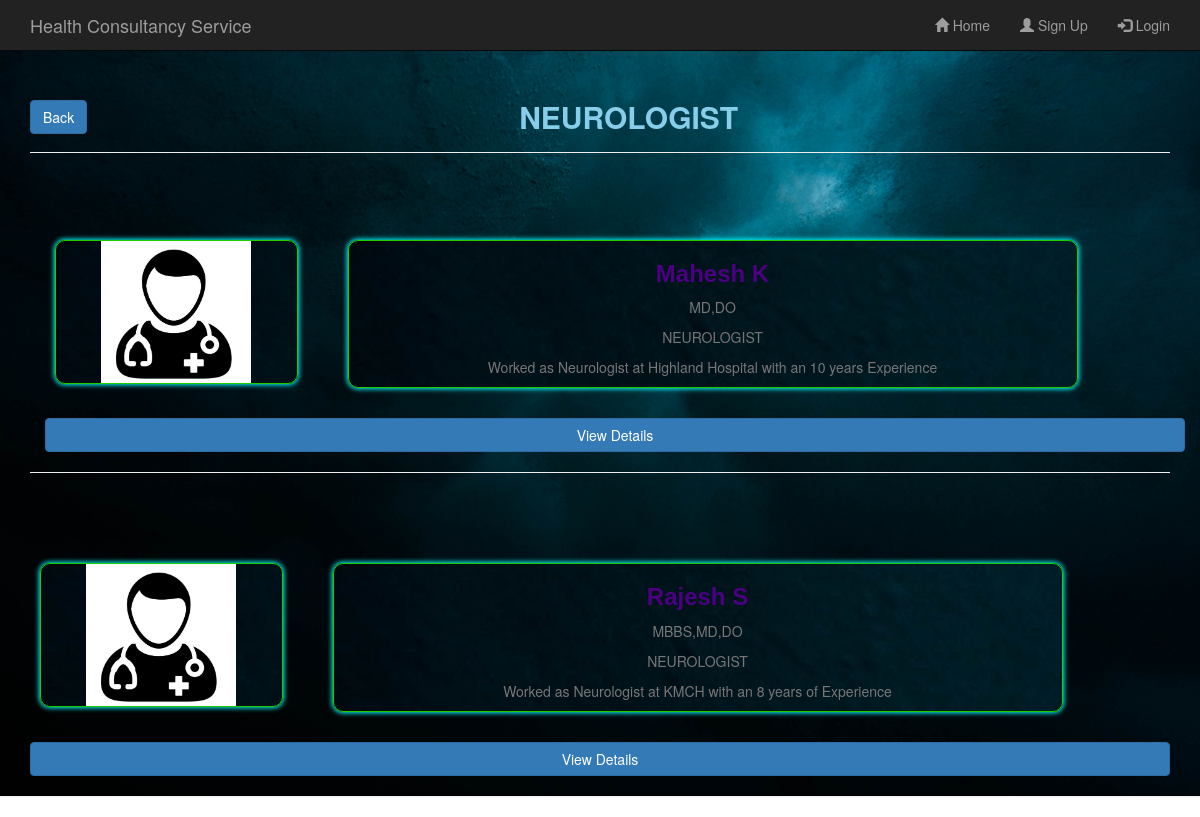
The app's page /user/special_doc_list.php?id=NEUROLOGIST with its own data.
### tables this page shows
CREATE TABLE IF NOT EXISTS `doctor` (
  `d_id` int(100) NOT NULL AUTO_INCREMENT,
  `d_name` varchar(255) NOT NULL,
  `d_special` varchar(255) NOT NULL,
  `d_quali` varchar(255) NOT NULL,
  `d_experience` varchar(255) NOT NULL,
  `d_age` int(200) NOT NULL,
  `d_gender` varchar(255) NOT NULL,
  `d_contact` bigint(255) NOT NULL,
  `d_email` varchar(255) NOT NULL,
  `d_password` varchar(255) NOT NULL,
  `d_city` varchar(255) NOT NULL,
  `d_address` varchar(255) NOT NULL,
  `d_created_at` DATETIME DEFAULT CURRENT_TIMESTAMP,
  `d_updated_at` TIMESTAMP DEFAULT CURRENT_TIMESTAMP ON UPDATE CURRENT_TIMESTAMP,
  PRIMARY KEY (`d_id`)
);

### user/special_doc_list.php (the view, shortened to what this page needs)
<!DOCTYPE html>
<html>
  <head>
    <link rel="stylesheet" type="text/css" href="../bootstrap/css/bootstrap.min.css">
    <link type="text/css" rel="stylesheet" href="../style.css?v=<?php echo time(); ?>">
  </head>
  <body>
    <div class="image_home">
      <?php
        include 'header.php';
      ?>
      <?php
        $id=$_GET['id'];
        $userid=$_GET['userid'];
      ?>
      <div class="container">
        <div class="page-header">
          <a href="special_list.php?userid=<?php echo $userid?>" style="float:left;" class="btn btn-primary">Back</a>
          <h2 style="color: skyblue;"><?php echo $id;?></h2>
        </div>
        <?php
          $query= "SELECT * FROM doctor WHERE d_special='$id'";
          $result=mysqli_query($con,$query);
          $rows = array();
          while($row = mysqli_fetch_array($result))
            $rows[] = $row;
          foreach($rows as $row){
            $did = $row['d_id'];
            ?>
            <div class="image_home">
              <div class="container">
                <div class="row">
                  <div class="col-lg-3">
                    <div class="card mb-4">
                        <img src="../images/pic_boy.jpg" alt="avatar"
                        class="rounded-circle img-fluid" style="width: 150px;"></div>
                    </div>
                    <div class="col-lg-8 text-left">
                      <div class="card">
                      <h3 class="my-3"><?php echo $row['d_name']?></h3>
                      <p class="text-muted mb-2"><?php echo $row['d_quali'];?></p>
                      <p class="text-muted mb-1"><?php echo $row['d_special'];?></p>
                      <p class="text-muted mb-1"><?php echo $row['d_experience'];?></p>
                      </div>
                    </div>
                  </div>
                  <div class="row">
                    <br>
                    <div class="col-lg-12 mb-4">
                      <a href="doc_details.php?userid=<?php echo $userid;?>&id=<?php echo $did;?>"  class="btn btn-primary btn-block">View Details</a>
                    </div>
                  </div>
                </div>
                <hr>
              </div>
            </div>
          <?php
          }
          ?>
  </body>
</html>

### style.css (style rules this page uses)
html { scroll-behavior: smooth; }
h2 { font-weight: bold; text-align: center; }
h3 { font-family: Arial, Helvetica, sans-serif; font-weight: bold; color: indigo; }
#image_home, .image_home { padding-top: 5%; text-align: center; color: #f8f8f8; background-image: url(images/p2.jpg); background-position: center; background-repeat: no-repeat; background-attachment: fixed; background-size:cover; animation-name: back; animation-duration: 60s; }
.card { box-shadow: 0 4px 8px 0 rgba(2, 5, 40, 0.2); margin:10px; text-align: center; background-image: url(images/p2.jpg); color: white; border-radius:10px; border : 1px solid rgb(29, 205, 2); box-shadow: 0px 0px 5px 1px #0ff; }

### records on screen
doctor: d_name "Mahesh K", d_quali "MD,DO", d_special "NEUROLOGIST", d_experience "Worked as Neurologist at Highland Hospital with an 10 years Experience"
doctor: d_name "Rajesh S", d_quali "MBBS,MD,DO", d_special "NEUROLOGIST", d_experience "Worked as Neurologist at KMCH with an 8 years of Experience"

### other values on screen
$id "NEUROLOGIST"
